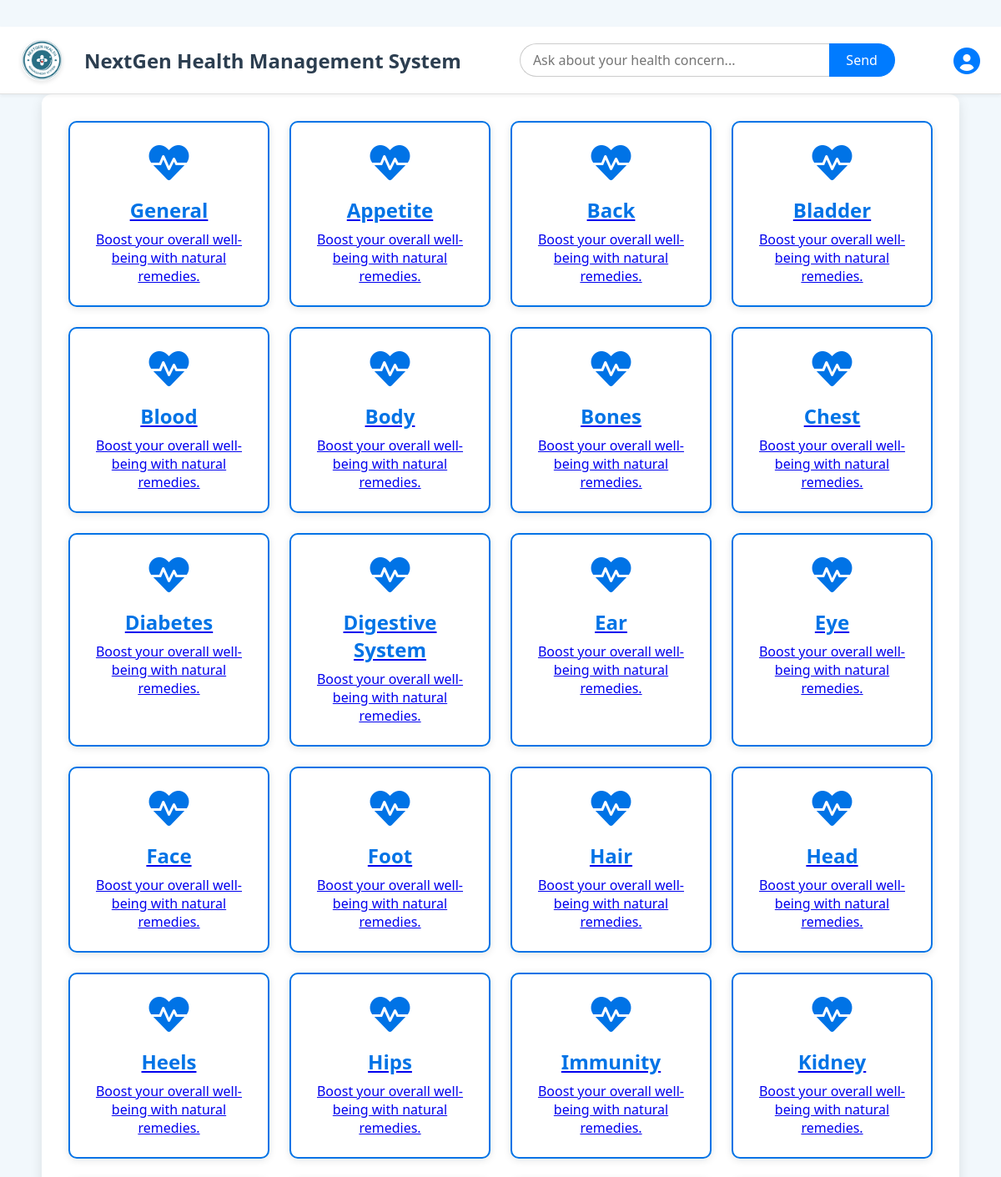
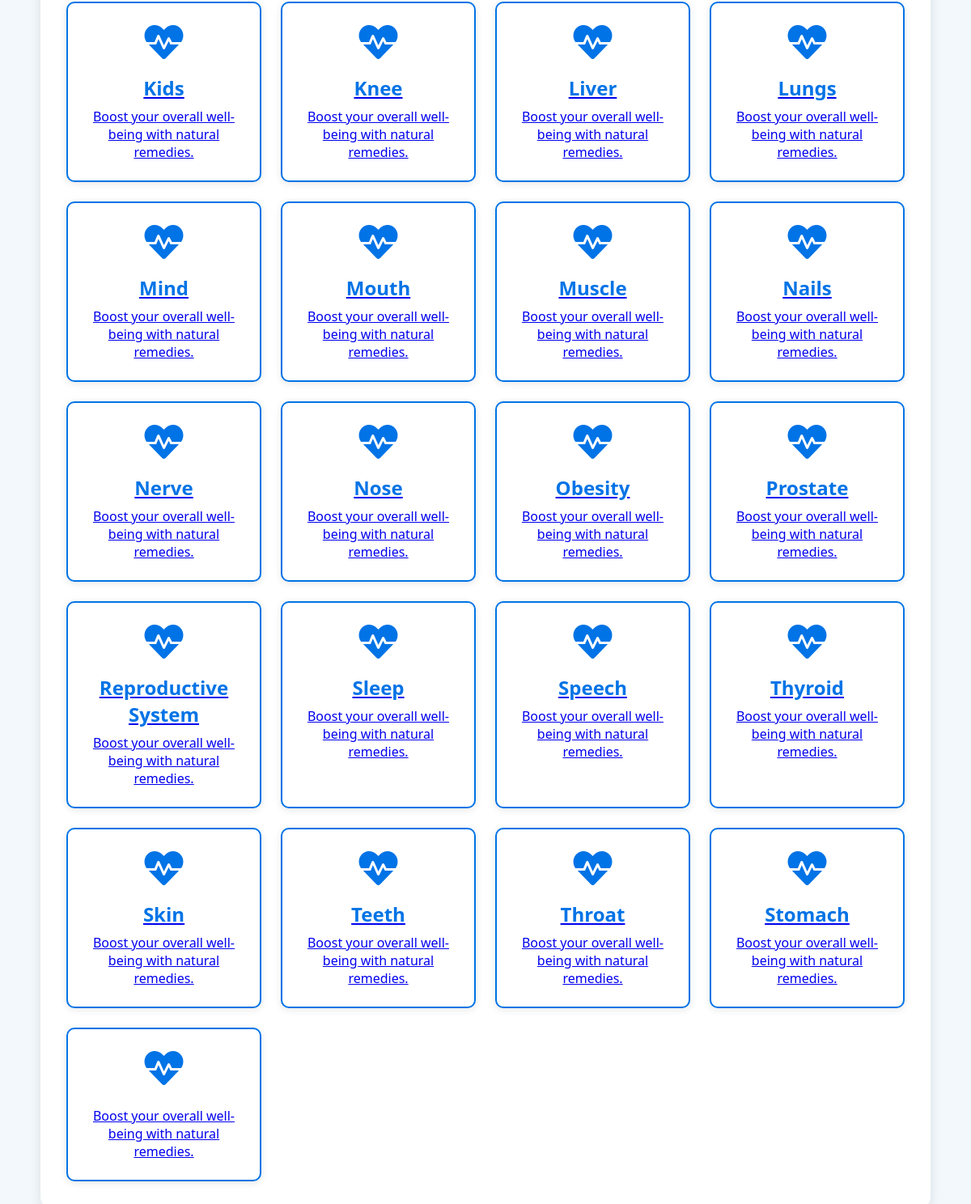
Page /homeremedies/ on the committed database (2 pictures, top to bottom).
### homeremedies/models.py (models this page shows, shortened)
class BodyPart(models.Model):
    name = models.CharField(max_length=100, unique=True)

### homeremedies/views.py (the view)
# urls.py: path('',home_remedies_view, name='home_homeremedies'),
def home_remedies_view(request):
    body_parts = BodyPart.objects.all()
    return render(request, 'homeremedies/home_homeremedies.html', {'body_parts': body_parts})

### templates/homeremedies/home_homeremedies.html (shortened to what this page needs)
{% extends 'homeremedies/base.html' %}
{% block content %}
    <div class="container">
        <div class="category-grid">
                {% for part in body_parts %}
                <div class="category-card">
                    <a href="{% url 'diseases' part.id %}">
                        <i class="fas fa-heartbeat icon"></i>
                        <h3>{{ part.name }}</h3>
                        <p>Boost your overall well-being with natural remedies.</p>
                    </a>
                </div>
                {% endfor %}
          </div>
        </div>
{% endblock %}

### templates/homeremedies/base.html (shortened to what this page needs)
{% load static %}
<!DOCTYPE html>
<html lang="en">
<head>
  <link rel="stylesheet" href="https://cdnjs.cloudflare.com/ajax/libs/font-awesome/6.0.0/css/all.min.css">
  <link rel="stylesheet" href="{% static 'css/home_homeremedies.css' %}">
</head>
<body>
  <header class="header">
    <div class="brand">
      <img src="{% static 'images/logo.png' %}" alt="HealthLogo" class="brand-logo">
      <span class="brand-name">NextGen Health Management System </span>
    </div>
    <div class="chat-search-container">
      <input type="text" id="chatSearchInput" class="chat-search-input" placeholder="Ask about your health concern...">
      <button class="chat-send-button" id="chatSendButton">Send</button>
    </div>
    <a href={% url 'profile' %} >
    <i class="fas fa-user-circle user-icon"  title="Profile"></i>
    </a>
  </header>
  {% block content %}{% endblock %}
</body>
</html>

### static/css/home_homeremedies.css (style rules this page uses)
* { margin: 0; padding: 0; box-sizing: border-box; font-family: 'Segoe UI', Tahoma, Geneva, Verdana, sans-serif; }
.header { background-color: #ffffff; padding: 1rem 2rem; display: flex; justify-content: space-between; align-items: center; position: relative; box-shadow: 0 2px 10px rgba(0, 0, 0, 0.05); }
.brand { display: flex; align-items: center; gap: 1rem; color: #333; }
.brand-logo { width: 50px; height: 50px; border-radius: 50%; box-shadow: 0 2px 5px rgba(0, 0, 0, 0.1); }
.brand-name { font-size: 1.5rem; font-weight: 600; color: #2c3e50; }
.user-icon { color: #2c3e50; font-size: 1.5rem; cursor: pointer; transition: transform 0.3s ease; }
:root { --primary-color: #0073e6; --secondary-color: #005bb5; --background-color: #f4f8fb; --text-color: #333; --accent-color: #00a86b; --transition: all 0.3s ease-in-out; }
body { font-family: 'Segoe UI', sans-serif; background-color: var(--background-color); color: var(--text-color); text-align: center; padding: 2rem 0; }
.header { color: white; padding: 1.5rem 0; font-size: 2rem; font-weight: bold; text-align: center; box-shadow: 0 4px 8px rgba(0, 0, 0, 0.1); border-bottom: 4px solid var(--accent-color); }
.container { max-width: 1100px; margin: auto; padding: 2rem; background: white; border-radius: 12px; box-shadow: 0px 5px 15px rgba(0, 0, 0, 0.1); }
.category-grid { display: grid; grid-template-columns: 1fr 1fr 1fr 1fr; gap: 1.5rem; }
.category-card { display:grid; grid-template-row:1fr 1fr; background: white; padding: 1.5rem; border-radius: 10px; box-shadow: 0 2px 10px rgba(0, 0, 0, 0.1); cursor: pointer; transition: var(--transition); display: flex; flex-direction: column; align-items: center; border: 2px solid var(--primary-color); }
.category-card .icon { font-size: 3rem; margin-bottom: 1rem; color: var(--primary-color); }
.category-card h3 { font-size: 1.5rem; margin-bottom: 0.5rem; color: var(--primary-color); }

### templates/homeremedies/base.html (style rules this page uses)
body { font-family: 'Helvetica Neue', Helvetica, Arial, sans-serif; background-color: #f2f8fc; margin: 0; color: #333; }
.header { display: flex; justify-content: space-between; align-items: center; padding: 15px 25px; background: #fff; border-bottom: 1px solid #e0e0e0; box-shadow: 0 2px 4px rgba(0,0,0,0.05); }
.brand { display: flex; align-items: center; }
.brand-logo { margin-right: 10px; border-radius: 50%; }
.user-icon { font-size: 32px; color: #007BFF; }
.chat-search-container { display: flex; align-items: center; flex: 1; max-width: 450px; margin: 0 20px; }
.chat-search-input { flex: 1; height: 40px; padding: 0 15px; border: 1px solid #ccc; border-right: none; border-radius: 20px 0 0 20px; outline: none; font-size: 16px; transition: all 0.3s ease; }
.chat-send-button { height: 40px; padding: 0 20px; border: 1px solid #007BFF; border-left: none; background-color: #007BFF; color: #fff; font-size: 16px; border-radius: 0 20px 20px 0; cursor: pointer; transition: background-color 0.3s ease; }

### rows in the picture
BodyPart: name "General"
BodyPart: name "Appetite"
BodyPart: name "Back"
BodyPart: name "Bladder"
BodyPart: name "Blood"
BodyPart: name "Body"
BodyPart: name "Bones"
BodyPart: name "Chest"
BodyPart: name "Diabetes"
BodyPart: name "Digestive System"
BodyPart: name "Ear"
BodyPart: name "Eye"
BodyPart: name "Face"
BodyPart: name "Foot"
BodyPart: name "Hair"
BodyPart: name "Head"
BodyPart: name "Heels"
BodyPart: name "Hips"
BodyPart: name "Immunity"
BodyPart: name "Kidney"
BodyPart: name "Kids"
BodyPart: name "Knee"
BodyPart: name "Liver"
BodyPart: name "Lungs"
BodyPart: name "Mind"
BodyPart: name "Mouth"
BodyPart: name "Muscle"
BodyPart: name "Nails"
BodyPart: name "Nerve"
BodyPart: name "Nose"
BodyPart: name "Obesity"
BodyPart: name "Prostate"
BodyPart: name "Reproductive System"
BodyPart: name "Sleep"
BodyPart: name "Speech"
BodyPart: name "Thyroid"
BodyPart: name "Skin"
BodyPart: name "Teeth"
BodyPart: name "Throat"
BodyPart: name "Stomach"
